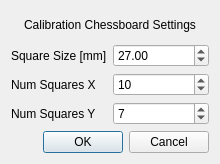
<?xml version="1.0" encoding="UTF-8"?>
<ui version="4.0">
 <class>CalibrationDialog</class>
 <widget class="QDialog" name="CalibrationDialog">
  <property name="geometry">
   <rect>
    <x>0</x>
    <y>0</y>
    <width>220</width>
    <height>164</height>
   </rect>
  </property>
  <property name="windowTitle">
   <string>Dialog</string>
  </property>
  <layout class="QGridLayout" name="gridLayout">
   <item row="1" column="1">
    <widget class="QDoubleSpinBox" name="doubleSpinBoxChessboardSquareSize">
     <property name="value">
      <double>27.000000000000000</double>
     </property>
    </widget>
   </item>
   <item row="1" column="0">
    <widget class="QLabel" name="label_2">
     <property name="text">
      <string>Square Size [mm]</string>
     </property>
    </widget>
   </item>
   <item row="5" column="0" colspan="2">
    <widget class="QDialogButtonBox" name="buttonBox">
     <property name="orientation">
      <enum>Qt::Horizontal</enum>
     </property>
     <property name="standardButtons">
      <set>QDialogButtonBox::Cancel|QDialogButtonBox::Ok</set>
     </property>
    </widget>
   </item>
   <item row="2" column="1">
    <widget class="QSpinBox" name="spinBoxNumSquaresX">
     <property name="value">
      <number>10</number>
     </property>
    </widget>
   </item>
   <item row="0" column="0" colspan="2">
    <widget class="QLabel" name="label">
     <property name="text">
      <string>Calibration Chessboard Settings</string>
     </property>
     <property name="alignment">
      <set>Qt::AlignCenter</set>
     </property>
    </widget>
   </item>
   <item row="3" column="1">
    <widget class="QSpinBox" name="spinBoxNumSquaresY">
     <property name="value">
      <number>7</number>
     </property>
    </widget>
   </item>
   <item row="2" column="0">
    <widget class="QLabel" name="label_3">
     <property name="text">
      <string>Num Squares X</string>
     </property>
    </widget>
   </item>
   <item row="3" column="0">
    <widget class="QLabel" name="label_4">
     <property name="text">
      <string>Num Squares Y</string>
     </property>
    </widget>
   </item>
  </layout>
 </widget>
 <resources/>
 <connections>
  <connection>
   <sender>buttonBox</sender>
   <signal>accepted()</signal>
   <receiver>CalibrationDialog</receiver>
   <slot>accept()</slot>
   <hints>
    <hint type="sourcelabel">
     <x>248</x>
     <y>254</y>
    </hint>
    <hint type="destinationlabel">
     <x>157</x>
     <y>274</y>
    </hint>
   </hints>
  </connection>
  <connection>
   <sender>buttonBox</sender>
   <signal>rejected()</signal>
   <receiver>CalibrationDialog</receiver>
   <slot>reject()</slot>
   <hints>
    <hint type="sourcelabel">
     <x>316</x>
     <y>260</y>
    </hint>
    <hint type="destinationlabel">
     <x>286</x>
     <y>274</y>
    </hint>
   </hints>
  </connection>
 </connections>
</ui>
